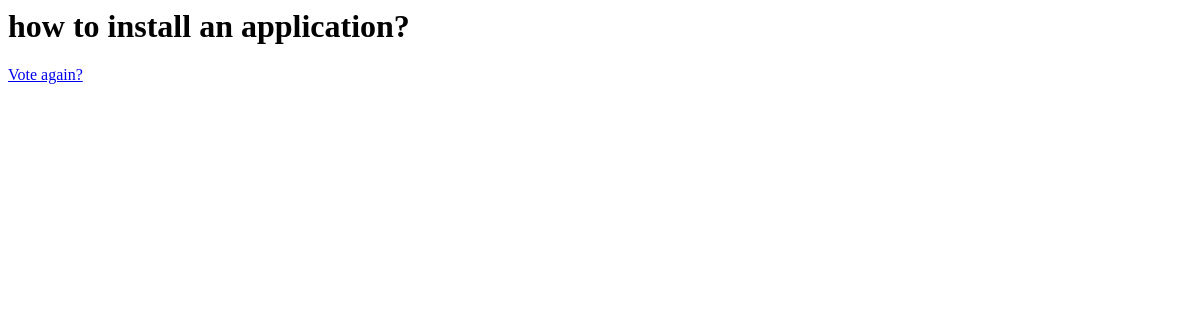
The page /polls/2/results/ on the database as committed earlier.
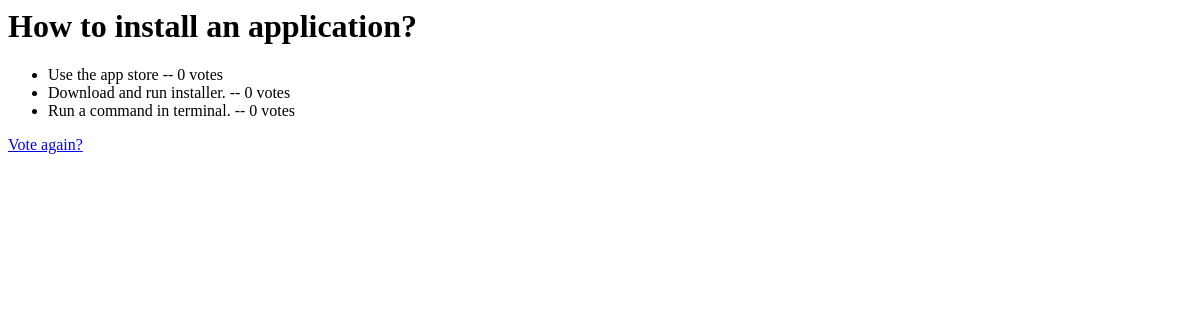
The same page on the database as committed later.
### polls/models.py (models this page shows, shortened)
class Question(models.Model):
    question_text = models.CharField(max_length=200)
    pub_date = models.DateTimeField("date published")

class Choice(models.Model):
    question = models.ForeignKey(Question, on_delete=models.CASCADE)
    choice_text = models.CharField(max_length=200)
    votes = models.IntegerField(default=0)

### polls/views.py (the view)
# urls.py: path("<int:pk>/results/", views.ResultsView.as_view(), name="results"),
class ResultsView(generic.DetailView):
    model = Question
    template_name = "polls/results.html"

### templates/polls/results.html
<h1>{{ question.question_text }}</h1>
<ul>
{% for choice in question.choice_set.all %}
    <li>{{ choice.choice_text }} -- {{ choice.votes }} vote{{ choice.votes|pluralize }}</li>
{% endfor %}
</ul>
<a href="{% url 'polls:detail' question.id %}">Vote again?</a>

Rows that differ between the two databases and show on the page:
changed Question: question_text "how to install an application?" → "How to install an application?"
added Choice: choice_text "Use the app store", votes "0"
added Choice: choice_text "Download and run installer.", votes "0"
added Choice: choice_text "Run a command in terminal.", votes "0"
